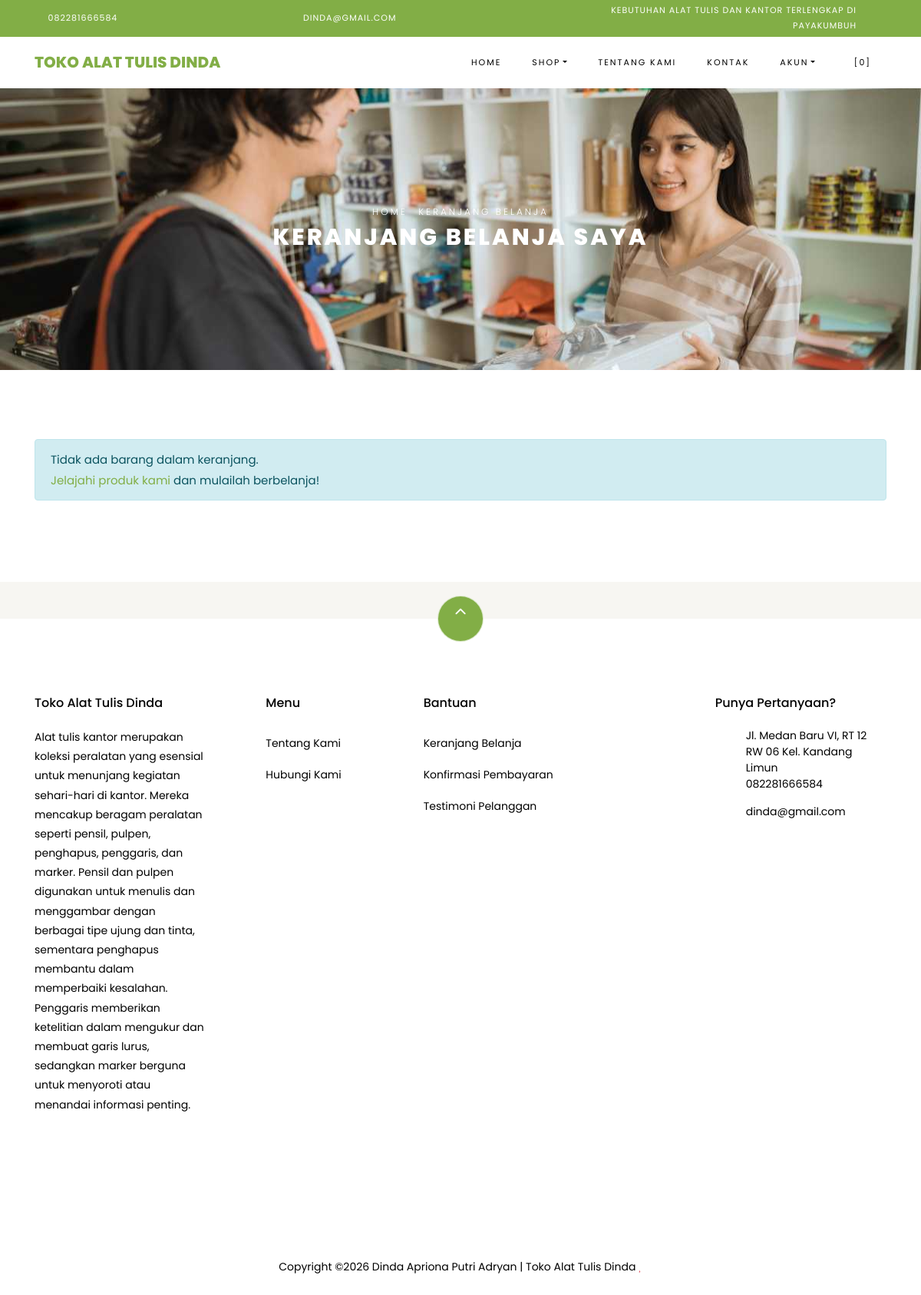
The app's page /index.php/shop/cart with its own data.
### tables this page shows
CREATE TABLE `settings` (
  `id` int(10) NOT NULL,
  `key` varchar(32) NOT NULL,
  `content` text NOT NULL
);

### application/helpers/themes_helper.php (called while the page is built, shortened)
<?php
if ( ! function_exists('get_theme_name'))
{
    function get_theme_name() {
        $current_theme = get_settings('current_theme_name');
        return ($current_theme) ? $current_theme : false;
    }
}
if ( ! function_exists('get_template_part'))
{
    function get_template_part($file_name = null, $params = array()) {
        if ($file_name !== '') {
            $current_theme = get_theme_name();
            if ( file_exists($file_location = VIEWPATH .'themes/'. $current_theme .'/'. $file_name .'.php')) {
                $CI =& get_instance();
                $CI->load->view('themes/'. $current_theme .'/'. $file_name, $params);
            }
            else {
                echo '<div>Kesalahan: berkas tema <b>'. $file_name .'.php</b> tidak ditemukan.<br>Lokasi berkas: <b>'. $file_location .'</b></div>';
            }
        }
    }
}
if ( ! function_exists('get_header'))
{
    function get_header($params = null, $section = '', $current_section = '') {
        $load_params = array();
        if ( is_null($params)) {
            $load_params['title'] = get_settings('site_name');
        }
        else if ( is_string($params)) {
            $load_params['title'] = $params;
        }
        $load_params['sidebar_section'] = $section;
        $load_params['current_section'] = $current_section;
        get_template_part('header', $load_params);
    }
}
if ( ! function_exists('get_footer'))
{
    function get_footer($params = array()) {
        get_template_part('footer', $params);
    }
}
if ( ! function_exists('get_theme_uri'))
{
    function get_theme_uri($file_name = null, $theme_name = NULL)
    {
        $theme_name = ($theme_name == NULL) ? get_theme_name() : $theme_name;
        return is_null($file_name) ? base_url('assets/themes/'. $theme_name .'/') : base_url('assets/themes/'. $theme_name .'/'. $file_name) ;
    }
}

### application/controllers/Shop.php (called while the page is built, shortened)
<?php
class Shop extends CI_Controller {
    public function cart()
    {
        $cart['carts'] = $this->cart->contents();
        $cart['total_cart'] = $this->cart->total();
        $ongkir = ($cart['total_cart'] >= get_settings('min_shop_to_free_shipping_cost')) ? 0 : get_settings('shipping_cost');
        $cart['total_price'] = $cart['total_cart'] + $ongkir;
        get_header('Keranjang Belanja');
        get_template_part('shop/cart', $cart);
        get_footer();
    }
}

### index.php (called while the page is built, shortened)
<?php
require_once BASEPATH . 'core/CodeIgniter.php';

### application/helpers/global_helper.php (called while the page is built, shortened)
<?php
if (!function_exists('get_settings')) {
    function get_settings($key = '')
    {
        $CI = &get_instance();
        $row = $CI->db
            ->select('content')
            ->where('key', $key)
            ->get('settings')
            ->row();
        return $row ? $row->content : null;
    }
}
if (!function_exists('get_store_name')) {
    function get_store_name()
    {
        return get_settings('store_name');
    }
}

### application/helpers/session_helper.php (called while the page is built, shortened)
<?php
if (!function_exists('init')) {
    function init()
    {
        $CI = &get_instance();
        return $CI;
    }
}
if (!function_exists('session_data')) {
    function session_data()
    {
        $CI = init();
        $read_session_in_cookie = get_cookie('__ACTIVE_SESSION_DATA');
        $read_session_in_session = $CI->session->userdata('__ACTIVE_SESSION_DATA');
        if ($read_session_in_cookie) {
            $read_data = $CI->encryption->decrypt($read_session_in_cookie);
            $read_data = json_decode($read_data);
            return $read_data;
        } else if ($read_session_in_session) {
            $read_data = $CI->encryption->decrypt($read_session_in_session);
            $read_data = json_decode($read_data);
            return $read_data;
        } else {
            $default_session = new stdClass();
            $default_session->is_login = FALSE;
            $default_session->user_id = 0;
            $default_session->login_at = 0;
            $default_session->remember_me = FALSE;
            return $default_session;
        }
    }
}

### application/views/themes/alat_tulis/shop/cart.php (the view, shortened to what this page needs)
<div class="hero-wrap hero-bread" style="background-image: url('<?php echo get_theme_uri('images/bg_1.jpg'); ?>');">
    <div class="container">
      <div class="row no-gutters slider-text align-items-center justify-content-center">
        <div class="col-md-9 ftco-animate text-center">
            <p class="breadcrumbs"><span class="mr-2"><?php echo anchor(base_url(), 'Home'); ?></span> <span>Keranjang Belanja</span></p>
          <h1 class="mb-0 bread">Keranjang Belanja Saya</h1>
        </div>
      </div>
    </div>
  </div>
  <section class="ftco-section ftco-Keranjang Belanja">
          <div class="container">
          <?php if ( count($carts) > 0) : ?>
            <form action="<?php echo site_url('shop/checkout'); ?>" method="POST">
              <div class="row">
              <div class="col-md-12 ftco-animate">
                  <div class="cart-list">
                      <table class="table">
                          <thead class="thead-primary">
                            <tr class="text-center">
                              <th>&nbsp;</th>
                              <th>&nbsp;</th>
                              <th>Produk</th>
                              <th>Harga</th>
                              <th>Kuantitas</th>
                              <th>Sub Total</th>
                            </tr>
                          </thead>
                          <tbody>
                              <?php foreach ($carts as $item) : ?>
                            <tr class="text-center cart-<?php echo $item['rowid']; ?>">
                              <td class="product-remove"><a href="#" class="remove-item" data-rowid="<?php echo $item['rowid']; ?>"><span class="ion-ios-close"></span></a></td>
                              <td class="image-prod"><div class="img img-fluid rounded" style="background-image:url(<?php echo get_product_image($item['id']); ?>);"></div></td>
                              <td class="product-name">
                                  <h3><?php echo $item['name']; ?></h3>
                              </td>
                              <td class="price">Rp <?php echo format_rupiah($item['price']); ?></td>
                              <td class="quantity">
                                  <div class="input-group mb-3">
                                   <input type="text" name="quantity[<?php echo $item['rowid']; ?>]" class="quantity form-control input-number" value="<?php echo $item['qty']; ?>" min="1" max="100">
                                </div>
                            </td>
                              <td class="total">Rp <?php echo format_rupiah($item['subtotal']); ?></td>
                            </tr>
                              <?php endforeach; ?>
                          </tbody>
                        </table>
                    </div>
              </div>
          </div>
          <div class="row justify-content-end">
              <div class="col-lg-4 mt-5 cart-wrap ftco-animate">
                  <div class="cart-total mb-3">
                      <h3>Kode Kupon</h3>
                      <p>Punya kode kupon? Gunakan kupon kamu untuk mendapatkan potongan harga menarik</p>
                <div class="form-group">
                    <label for="code">Kode:</label>
                  <input id="code" name="coupon_code" type="text" class="form-control text-left px-3" placeholder="">
                </div>
                  </div>
              </div>
              <div class="col-lg-4 mt-5 cart-wrap ftco-animate">
                  <div class="cart-total mb-3">
                      <h3>Rincian Keranjang</h3>
                      <p class="d-flex">
                          <span>Subtotal</span>
                          <span class="n-subtotal font-weight-bold">Rp <?php echo format_rupiah($total_cart); ?></span>
                      </p>
                      <p class="d-flex">
                          <span>Biaya pengiriman</span>
                          <?php if ( $total_cart >= get_settings('min_shop_to_free_shipping_cost')) : ?>
                          <span class="n-ongkir font-weight-bold">Gratis</span>
                          <?php else : ?>
                            <span class="n-ongkir font-weight-bold">Rp <?php echo format_rupiah(get_settings('shipping_cost')); ?></span>
                          <?php endif; ?>
                      </p>
                      <hr>
                      <p class="d-flex total-price">
                          <span>Total</span>
                          <span class="n-total font-weight-bold">Rp <?php echo format_rupiah($total_price); ?></span>
                      </p>
                  </div>
                  <p><button type="submit" class="btn btn-primary py-3 px-4">Checkout</button></p>
              </div>
          </div>
          </form>
          <?php else : ?>
            <div class="row">
              <div class="col-md-12 ftco-animate">
                <div class="alert alert-info">Tidak ada barang dalam keranjang.<br><?php echo anchor('browse', 'Jelajahi produk kami'); ?> dan mulailah berbelanja!</div>
              </div>
            </div>
          <?php endif; ?>
          </div>
      </section>

### application/views/themes/alat_tulis/header.php (shortened to what this page needs)
?><!DOCTYPE html>
<html lang="en">
  <head>
    <link rel="stylesheet" href="<?php echo get_theme_uri('css/open-iconic-bootstrap.min.css'); ?>">
    <link rel="stylesheet" href="<?php echo get_theme_uri('css/animate.css'); ?>">
    <link rel="stylesheet" href="<?php echo get_theme_uri('css/owl.carousel.min.css'); ?>">
    <link rel="stylesheet" href="<?php echo get_theme_uri('css/owl.theme.default.min.css'); ?>">
    <link rel="stylesheet" href="<?php echo get_theme_uri('css/magnific-popup.css'); ?>">
    <link rel="stylesheet" href="<?php echo get_theme_uri('css/aos.css'); ?>">
	<link rel="stylesheet" href="<?php echo get_theme_uri('css/ionicons.min.css'); ?>">
	<link rel="stylesheet" href="<?php echo get_theme_uri('js/plugins/@fortawesome/fontawesome-free/css/all.min.css', 'argon'); ?>">
    <link rel="stylesheet" href="<?php echo get_theme_uri('css/bootstrap-datepicker.css'); ?>">
    <link rel="stylesheet" href="<?php echo get_theme_uri('css/jquery.timepicker.css'); ?>">
    <link rel="stylesheet" href="<?php echo get_theme_uri('css/flaticon.css'); ?>">
    <link rel="stylesheet" href="<?php echo get_theme_uri('css/icomoon.css'); ?>">
	<link rel="stylesheet" href="<?php echo get_theme_uri('css/style.css'); ?>">
	<link rel="stylesheet" href="<?php echo base_url('assets/plugins/toastr/toastr.min.css'); ?>">
  </head>
  <body class="goto-here">
		<div class="py-1 bg-primary">
    	<div class="container">
    		<div class="row no-gutters d-flex align-items-start align-items-center px-md-0">
	    		<div class="col-lg-12 d-block">
		    		<div class="row d-flex">
		    			<div class="col-md pr-4 d-flex topper align-items-center">
					    	<div class="icon mr-2 d-flex justify-content-center align-items-center"><span class="icon-phone2"></span></div>
						    <span class="text"><?php echo get_settings('store_phone_number'); ?></span>
					    </div>
					    <div class="col-md pr-4 d-flex topper align-items-center">
					    	<div class="icon mr-2 d-flex justify-content-center align-items-center"><span class="icon-paper-plane"></span></div>
						    <span class="text"><?php echo get_settings('store_email'); ?></span>
					    </div>
					    <div class="col-md-5 pr-4 d-flex topper align-items-center text-lg-right">
						    <span class="text"><?php echo get_settings('store_tagline'); ?></span>
					    </div>
				    </div>
			    </div>
		    </div>
		  </div>
    </div>
    <nav class="navbar navbar-expand-lg navbar-dark ftco_navbar bg-dark ftco-navbar-light" id="ftco-navbar">
	    <div class="container">
	      <a class="navbar-brand" href="<?php echo base_url(); ?>"><?php echo get_store_name(); ?></a>
	      <div class="collapse navbar-collapse" id="ftco-nav">
	        <ul class="navbar-nav ml-auto">
	          <li class="nav-item active"><a href="<?php echo base_url(); ?>" class="nav-link">Home</a></li>
	          <li class="nav-item dropdown">
              <a class="nav-link dropdown-toggle" href="#" id="dropdown04" data-toggle="dropdown" aria-haspopup="true" aria-expanded="false">Shop</a>
            </li>
	          <li class="nav-item"><a href="<?php echo site_url('pages/about'); ?>" class="nav-link">Tentang Kami</a></li>
              <li class="nav-item"><a href="<?php echo site_url('pages/contact'); ?>" class="nav-link">Kontak</a></li>
              <li class="nav-item dropdown">
              <a class="nav-link dropdown-toggle" href="#" id="dropdown05" data-toggle="dropdown" aria-haspopup="true" aria-expanded="false">Akun</a>
            </li>
	          <li class="nav-item cta cta-colored"><a href="<?php echo site_url('shop/cart'); ?>" class="nav-link"><span class="icon-shopping_cart"></span>[<span class="cart-item-total">0</span>]</a></li>
	        </ul>
	      </div>
	    </div>
	  </nav>

### application/views/themes/alat_tulis/footer.php (shortened to what this page needs)
<section class="ftco-section ftco-no-pt ftco-no-pb py-5 bg-light">
    <div class="container py-4">
    </div>
  </section>
  <footer class="ftco-footer ftco-section">
    <div class="container">
        <div class="row">
            <div class="mouse">
                      <a href="#" class="mouse-icon">
                          <div class="mouse-wheel"><span class="ion-ios-arrow-up"></span></div>
                      </a>
                  </div>
        </div>
      <div class="row mb-5">
        <div class="col-md">
          <div class="ftco-footer-widget mb-4">
            <h2 class="ftco-heading-2"><?php echo get_store_name(); ?></h2>
            <p><?php echo get_settings('store_description'); ?></p>
            <ul class="ftco-footer-social list-unstyled float-md-left float-lft mt-5">
            </ul>
          </div>
        </div>
        <div class="col-md">
          <div class="ftco-footer-widget mb-4 ml-md-5">
            <h2 class="ftco-heading-2">Menu</h2>
            <ul class="list-unstyled">
              <li><a href="<?php echo site_url('pages/about'); ?>" class="py-2 d-block">Tentang Kami</a></li>
              <li><a href="<?php echo site_url('pages/contact'); ?>" class="py-2 d-block">Hubungi Kami</a></li>
            </ul>
          </div>
        </div>
        <div class="col-md-4">
           <div class="ftco-footer-widget mb-4">
            <h2 class="ftco-heading-2">Bantuan</h2>
            <div class="d-flex">
                <ul class="list-unstyled mr-l-5 pr-l-3 mr-4">
                  <li><a href="<?php echo site_url('shop/cart'); ?>" class="py-2 d-block">Keranjang Belanja</a></li>
                  <li><a href="<?php echo site_url('customer/payments/confirm'); ?>" class="py-2 d-block">Konfirmasi Pembayaran</a></li>
                  <li><a href="<?php echo site_url('shop/testimonial'); ?>" class="py-2 d-block">Testimoni Pelanggan</a></li>
                </ul>
              </div>
          </div>
        </div>
        <div class="col-md">
          <div class="ftco-footer-widget mb-4">
              <h2 class="ftco-heading-2">Punya Pertanyaan?</h2>
              <div class="block-23 mb-3">
                <ul>
                  <li><span class="icon icon-map-marker"></span><span class="text"><?php echo get_settings('store_address'); ?></span></li>
                  <li><a href="#"><span class="icon icon-phone"></span><span class="text"><?php echo get_settings('store_phone_number'); ?></span></a></li>
                  <li><a href="#"><span class="icon icon-envelope"></span><span class="text"><?php echo get_settings('store_email'); ?></span></a></li>
                </ul>
              </div>
          </div>
        </div>
      </div>
      <div class="row">
        <div class="col-md-12 text-center">
          <p>
                        Copyright &copy;<script>document.write(new Date().getFullYear());</script> Dinda Apriona Putri Adryan | Toko Alat Tulis Dinda <i class="icon-heart text-danger" aria-hidden="true"></i>
                      </p>
        </div>
      </div>
    </div>
  </footer>
</body>
</html>

### records on screen
settings: content "082281666584"
settings: content "DINDA@GMAIL.COM", content "dinda@gmail.com"
settings: content "KEBUTUHAN ALAT TULIS DAN KANTOR TERLENGKAP DI PAYAKUMBUH"
settings: content "TOKO ALAT TULIS DINDA", content "Toko Alat Tulis Dinda"
settings: content (picture)
settings: content "Alat tulis kantor merupakan koleksi peralatan yang esensial untuk menunjang kegiatan sehari-hari di kantor. Mereka mencakup beragam peralatan seperti pensil, pulpen, penghapus, penggaris, dan marker. Pensil dan pulpen digunakan untuk menulis dan menggambar dengan berbagai tipe ujung dan tinta, sementara penghapus membantu dalam memperbaiki kesalahan. Penggaris memberikan ketelitian dalam mengukur dan membuat garis lurus, sedangkan marker berguna untuk menyoroti atau menandai informasi penting."
settings: content "Jl. Medan Baru VI, RT 12 RW 06 Kel. Kandang Limun"

### other values on screen
anchor(base_url(), 'Home') "HOME"
anchor('browse', 'Jelajahi produk kami') "Jelajahi produk kami"
